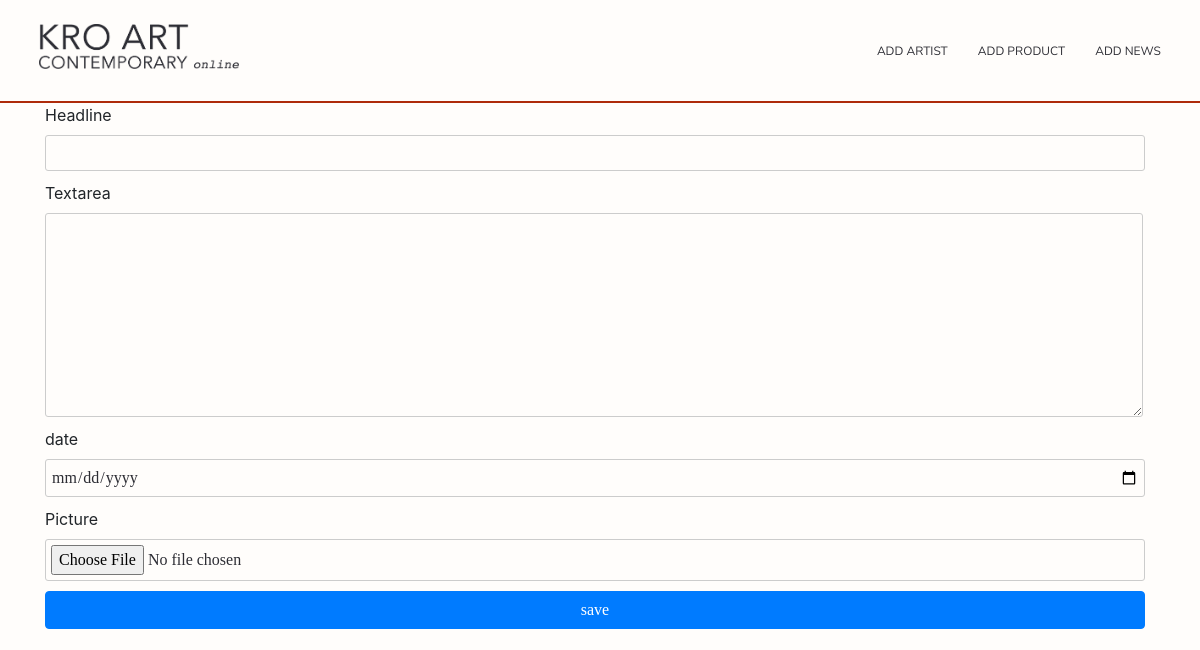
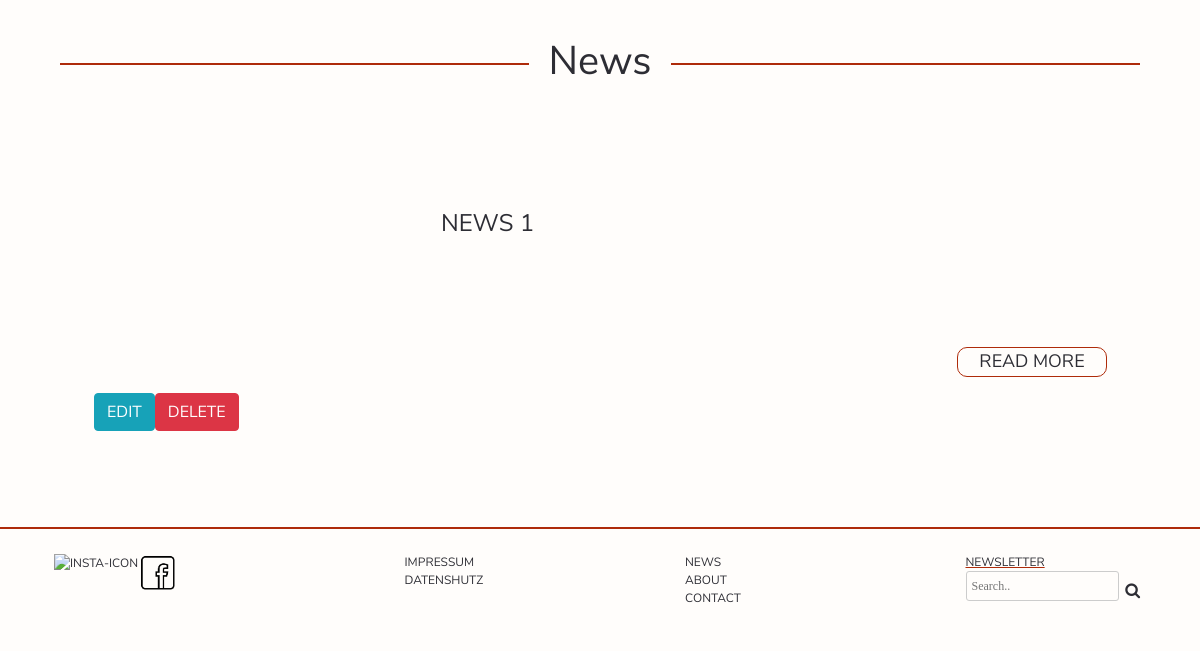
Page /Website/admin/news.php on the earlier database version (2 pictures, top to bottom).
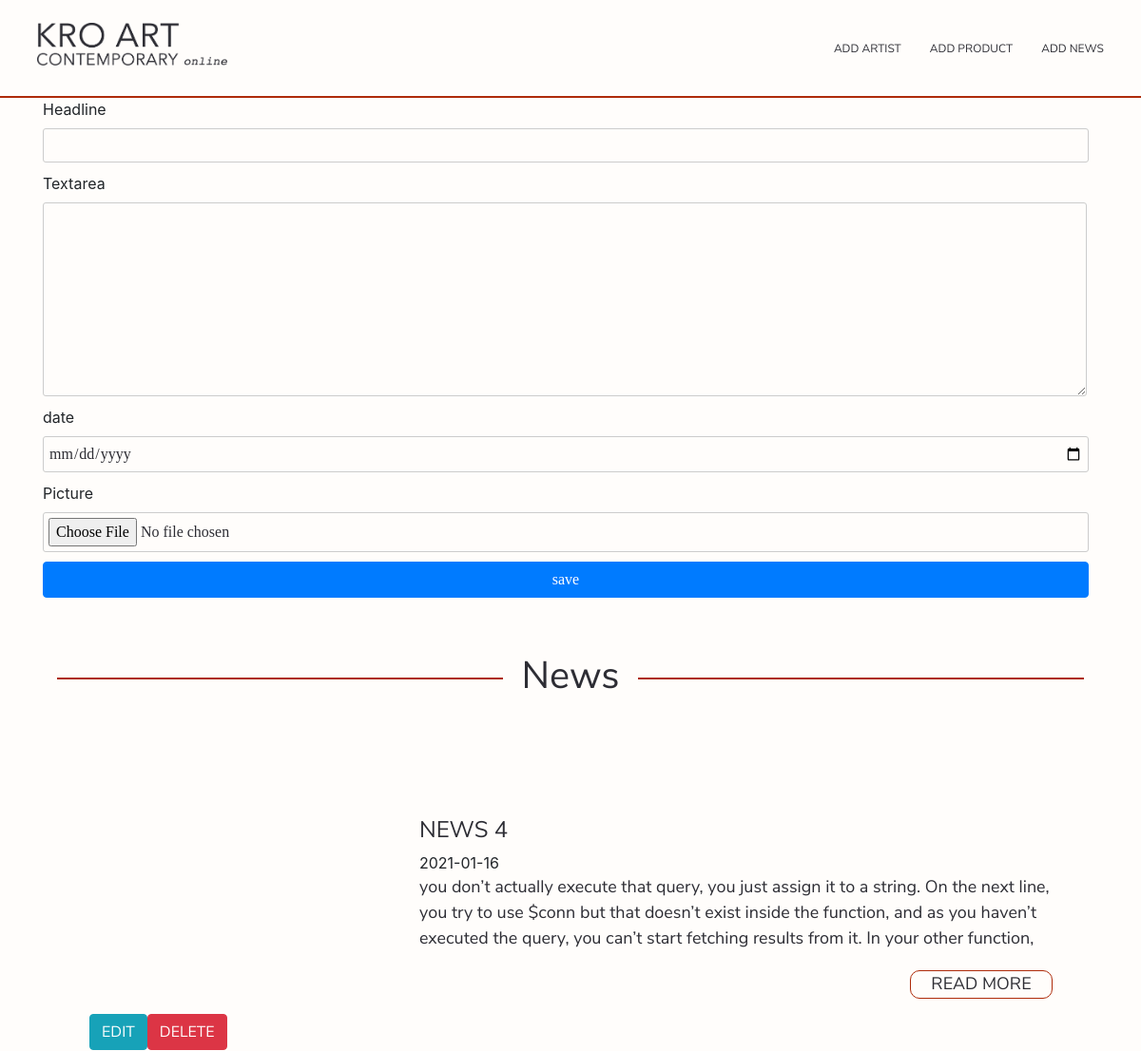
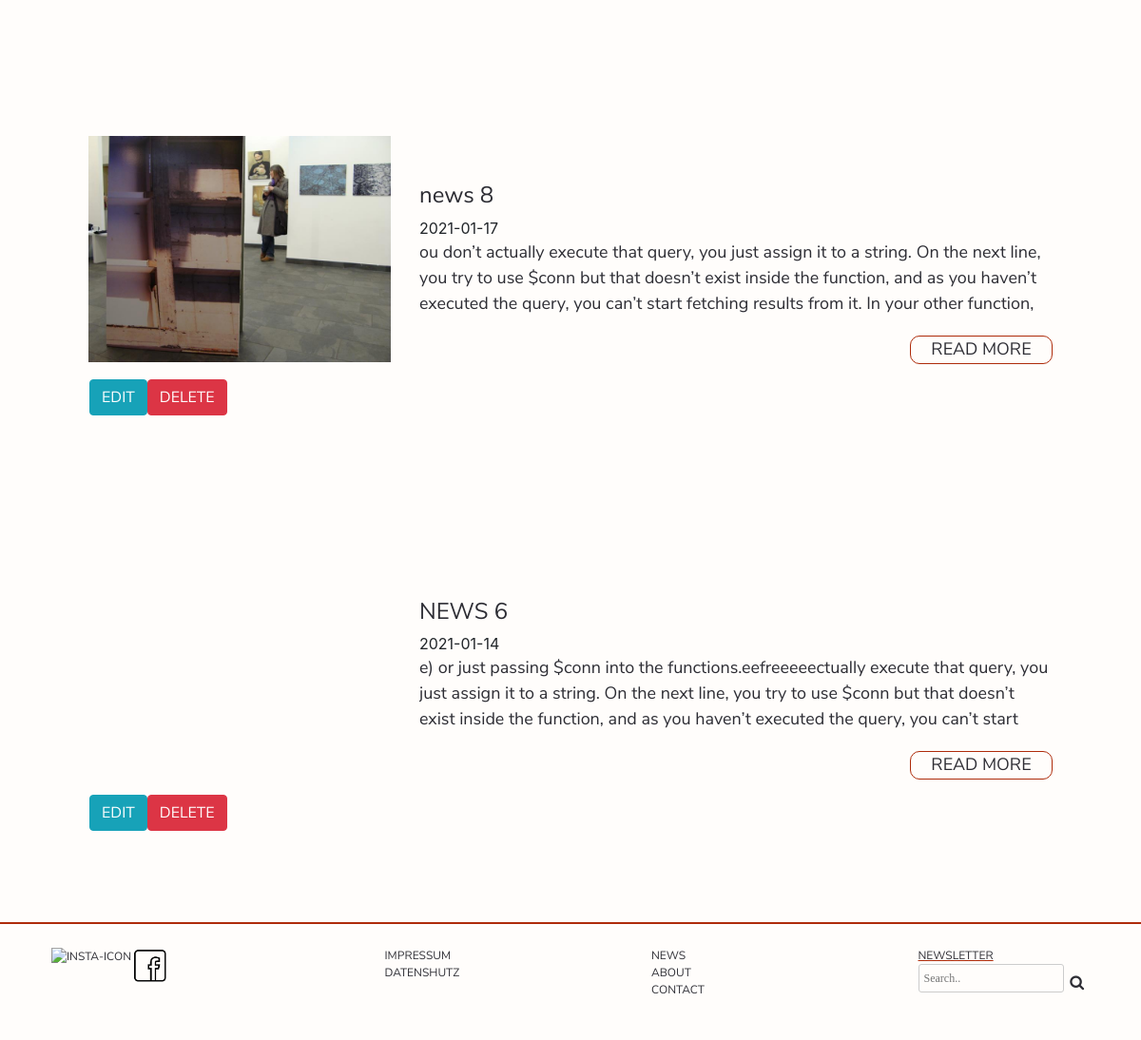
Same page on the later database version (2 pictures, top to bottom).
### tables this page shows
CREATE TABLE `news` (
  `news_id` int(11) NOT NULL,
  `headline` varchar(255) NOT NULL,
  `daten` date NOT NULL,
  `textn` text NOT NULL,
  `picture` varchar(255) NOT NULL
);

### Website/admin/php_code.php (called while the page is built, shortened)
<?php
	$update="";
	$headline ="";
	$daten ="";
	$fileName="";
?>

### Website/admin/news.php (the view, shortened to what this page needs)
<?php include('php_code.php');?>
<?php  include_once('navbarAdmin.php') ?>
<main>
<div class="container">
<form method="post" action="php_code.php" enctype="multipart/form-data">
    <div class="input-group">
        <label>Headline</label>
        <input type="text" name="headline" value="<?php echo $headline ?>">
    </div>
    <div class="input-group">
        <label>Textarea</label>
        <textarea type="text" rows="8" name="text"  size="100000" placeholder=""><?php echo $textn ?></textarea>
    </div>
    <div class="input-group">
        <label>date</label>
        <input type="date" name="date" value="<?php echo $daten ?>" >
    </div>
    <div class="input-group">
        <label>Picture</label>
        <input type="file" name="picture" value="<?php echo '../img/' . $fileName ?>">
    </div>
    <div class="input-group">
		<?php if($update == true){
		 echo '<input class="btn btn-info" type="submit" name="update" value="update">';
		} else {
         echo '<input class="btn btn-primary" type="submit" name="save" value="save">';
		}?>
    </div>
<?php $results = mysqli_query($db, "SELECT * FROM news"); ?>
<table>
	<div class="container home-container mt-5">
      <h1><span class="news_line">News</span></h1>
    </div>
	<?php while ($row = mysqli_fetch_array($results)) { ?>
	<div class="container p-5 mb-5">
     <div class="row d-flex">
     <div class="img_News col-lg-4 col-md-5 col-sm-12">
	 <?php echo '<img  class="img_News" src=../img/'.$row["picture"].' alt="">' ?>
	 </div>
     <div class="col-lg-8 col-md-7 col-sm-12 pt-5 ">
     <div><h4><?php echo $row['headline']; ?></h4></div>
     <div class="date"><?php echo $row['daten']; ?></div>
     <div class="textBox"><p><?php echo $row['textn']; ?></p></div>
     <p class="read-more button-News mt-3">READ MORE</p></div>
	 <a href="news.php?edit=<?php echo $row['news_id']; ?>" class="btn btn-info ml-3">Edit</a>
	 <a href="php_code.php?delete=<?php echo $row['news_id']; ?>" class="btn btn-danger">Delete</a>
     </div>
     </div>
     </div>
	<?php } ?>
</main>
<?php include_once('../includes/footer.php') ?>

Differences in the rows shown:
removed news: headline "NEWS 1"
added news: headline "NEWS 4", daten "2021-01-16", textn "you don’t actually execute that query, you just assign it to a string. On the next line, you try to use $conn but that doesn’t exist inside the function, and as you haven’t executed the query, you can’t start fetching results from it. In your other function,…"
added news: picture (picture), headline "news 8", daten "2021-01-17", textn "ou don’t actually execute that query, you just assign it to a string. On the next line, you try to use $conn but that doesn’t exist inside the function, and as you haven’t executed the query, you can’t start fetching results from it. In your other function,…"
added news: headline "NEWS 6", daten "2021-01-14", textn "e) or just passing $conn into the functions.eefreeeeectually execute that query, you just assign it to a string. On the next line, you try to use $conn but that doesn’t exist inside the function, and as you haven’t executed the query, you can’t start…"
